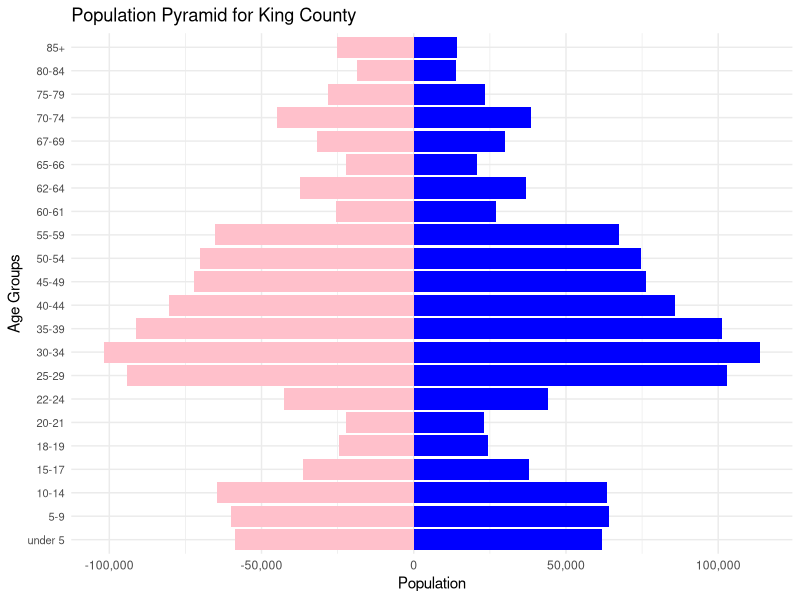

Write the R code that produced this figure.
######################
## Soc 331 EC #1
######################

# Load Library
library(tidyverse)


kc<-read_csv("KingCountyDemPivot.csv")


# Create the population pyramid
age_order <- c("under 5", "5-9", "10-14", "15-17", "18-19", "20-21", "22-24", "25-29", 
               "30-34", "35-39", "40-44", "45-49", "50-54", "55-59", "60-61", "62-64", 
               "65-66", "67-69", "70-74", "75-79", "80-84", "85+")

kc$Age <- factor(kc$Age, levels = age_order)

# Plot the population pyramid
ggplot(kc, aes(x = Male, y = Age)) + 
  geom_bar(stat = "identity", fill = "blue") + 
  geom_bar(aes(x = -Female), stat = "identity", fill = "pink") + 
  labs(
    title = "Population Pyramid for King County",
    x = "Population",
    y = "Age Groups"
  ) + 
  theme_minimal() + 
  scale_x_continuous(labels = scales::comma_format()) +  # Prevent scientific notation
  theme(axis.text.y = element_text(size = 8))  # Adjust the size of the axis text for readability